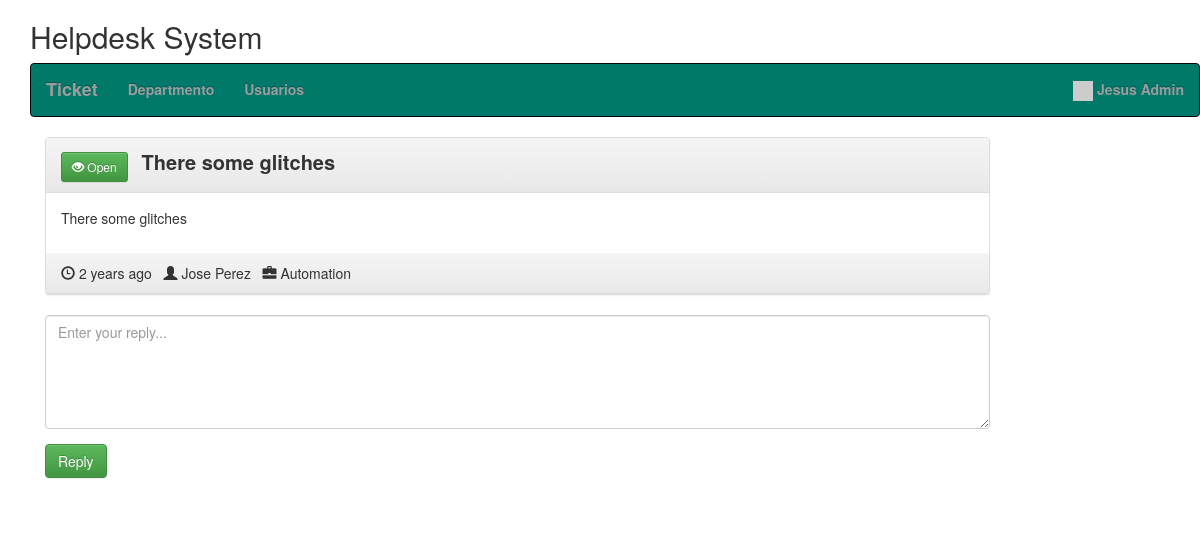
/view_ticket.php?id=617bfc35a93af (signed in), run on the app's committed database.
### tables this page shows
CREATE TABLE `hd_users` (
  `id` int(11) NOT NULL,
  `email` varchar(250) NOT NULL,
  `password` varchar(250) NOT NULL,
  `create_date` datetime NOT NULL DEFAULT current_timestamp(),
  `name` varchar(250) NOT NULL,
  `user_type` enum('admin','user') NOT NULL,
  `status` int(11) NOT NULL
);

CREATE TABLE `hd_tickets` (
  `id` int(11) NOT NULL,
  `uniqid` varchar(20) NOT NULL,
  `user` int(11) NOT NULL,
  `title` varchar(250) NOT NULL,
  `init_msg` text NOT NULL,
  `department` int(11) NOT NULL,
  `date` varchar(250) NOT NULL,
  `last_reply` int(11) NOT NULL,
  `user_read` int(11) NOT NULL,
  `admin_read` int(11) NOT NULL,
  `resolved` int(11) NOT NULL
);

CREATE TABLE `hd_departments` (
  `id` int(11) NOT NULL,
  `name` varchar(250) NOT NULL,
  `status` int(11) NOT NULL DEFAULT 1
);

### class/Database.php (called while the page is built)
<?php
class Database {
    public function dbConnect() {
        static $DBH = null;
        if (is_null($DBH)) {
			$connection = new mysqli(HOST, USER, PASSWORD, DATABASE);
			if($connection->connect_error){
				die("Error failed to connect to MySQL: " . $connection->connect_error);
			} else {
				$DBH = $connection;
			}
        }
        return $DBH;
    }
}

### init.php (called while the page is built, shortened)
<?php
require 'class/Database.php';
require 'class/Users.php';
require 'class/Time.php';
require 'class/Tickets.php';
$users = new Users;
$time = new Time;
$tickets = new Tickets;
?>

### class/Users.php (called while the page is built, shortened)
<?php
class Users extends Database {
	private $userTable = 'hd_users';
	private $dbConnect = false;
	public function __construct(){
        $this->dbConnect = $this->dbConnect();
    }
	public function getUserInfo() {
		if(!empty($_SESSION["userid"])) {
			$sqlQuery = "SELECT * FROM ".$this->userTable."
				WHERE id ='".$_SESSION["userid"]."'";
			$result = mysqli_query($this->dbConnect, $sqlQuery);
			$userDetails = mysqli_fetch_assoc($result);
			return $userDetails;
		}
	}
}

### class/Tickets.php (called while the page is built, shortened)
<?php
class Tickets extends Database {
    private $ticketTable = 'hd_tickets';
	private $dbConnect = false;
	public function __construct(){
        $this->dbConnect = $this->dbConnect();
    }
    public function ticketInfo($id) {
		$sqlQuery = "SELECT t.id, t.uniqid, t.title, t.user, t.init_msg as message, t.date, t.last_reply, t.resolved, u.name as creater, d.name as department
			FROM ".$this->ticketTable." t
			LEFT JOIN hd_users u ON t.user = u.id
			LEFT JOIN hd_departments d ON t.department = d.id
			WHERE t.uniqid = '".$id."'";
		$result = mysqli_query($this->dbConnect, $sqlQuery);
        $tickets = mysqli_fetch_assoc($result);
        return $tickets;
    }
	public function updateTicketReadStatus($ticketId) {
		$updateField = '';
		if(isset($_SESSION["admin"])) {
			$updateField = "admin_read = '1'";
		} else {
			$updateField = "user_read = '1'";
		}
		$updateTicket = "UPDATE ".$this->ticketTable."
			SET $updateField
			WHERE id = '".$ticketId."'";
		mysqli_query($this->dbConnect, $updateTicket);
	}
}

### class/Time.php (called while the page is built, shortened)
<?php
class Time extends Database {
    public function ago($time) {
        $periods = array("second", "minute", "hour", "day", "week", "month", "year", "decade");
        $lengths = array("60","60","24","7","4.35","12","10");
        $now = time();
        $difference = $now - $time;
        for($j = 0; $difference >= $lengths[$j] && $j < count($lengths)-1; $j++) {
            $difference /= $lengths[$j];
        }
        $difference = round($difference);
        if($difference != 1) {
            $periods[$j].= "s";
        }
        return $difference . " " . $periods[$j] . " ago";
    }
}

### view_ticket.php (the view, shortened to what this page needs)
<?php
include 'init.php';
include('inc/header.php');
$ticketDetails = $tickets->ticketInfo($_GET['id']);
$user = $users->getUserInfo();
?>
<link rel="stylesheet" href="css/style.css" />
<?php include('inc/container.php');?>
<div class="container">
	<div class="row home-sections">
	<h2>Helpdesk System</h2>
	<?php include('menus.php'); ?>
	</div>
	<section class="comment-list">
		<article class="row">
			<div class="col-md-10 col-sm-10">
				<div class="panel panel-default arrow left">
					<div class="panel-heading right">
					<?php if($ticketDetails['resolved']) { ?>
					<button type="button" class="btn btn-danger btn-sm">
					  <span class="glyphicon glyphicon-eye-close"></span> Closed
					</button>
					<?php } else { ?>
					<button type="button" class="btn btn-success btn-sm">
					  <span class="glyphicon glyphicon-eye-open"></span> Open
					</button>
					<?php } ?>
					<span class="ticket-title"><?php echo $ticketDetails['title']; ?></span>
					</div>
					<div class="panel-body">
						<div class="comment-post">
						<p>
						<?php echo $ticketDetails['message']; ?>
						</p>
						</div>
					</div>
					<div class="panel-heading right">
						<span class="glyphicon glyphicon-time"></span> <time class="comment-date" datetime="16-12-2014 01:05"><i class="fa fa-clock-o"></i> <?php echo $time->ago($ticketDetails['date']); ?></time>
						&nbsp;&nbsp;<span class="glyphicon glyphicon-user"></span> <?php echo $ticketDetails['creater']; ?>
						&nbsp;&nbsp;<span class="glyphicon glyphicon-briefcase"></span> <?php echo $ticketDetails['department']; ?>
					</div>
				</div>
			</div>
		</article>
		<form method="post" id="ticketReply">
			<article class="row">
				<div class="col-md-10 col-sm-10">
					<div class="form-group">
						<textarea class="form-control" rows="5" id="message" name="message" placeholder="Enter your reply..." required></textarea>
					</div>
			</div>
			</article>
			<article class="row">
				<div class="col-md-10 col-sm-10">
					<div class="form-group">
						<input type="submit" name="reply" id="reply" class="btn btn-success" value="Reply" />
					</div>
				</div>
			</article>
		</form>
	</section>
</div>
<?php include('inc/footer.php');?>

### menus.php (shortened to what this page needs)
<nav class="navbar navbar-inverse" style="background:#00796B;color:#f6f8f9;font-weight:bold;">
	<div class="container-fluid">
		<ul class="nav navbar-nav menus">
			<li id="ticket"><a href="ticket.php" class="navbar-brand">Ticket</a></li>
			<?php if(isset($_SESSION["admin"])) { ?>
				<li id="department"><a href="department.php" >Departmento</a></li>
				<li id="user"><a href="user.php" >Usuarios</a></li>
			<?php } ?>
		</ul>
		<ul class="nav navbar-nav navbar-right">
			<li class="dropdown">
				<a href="#" class="dropdown-toggle" data-toggle="dropdown"><span class="label label-pill label-danger count"></span>
				<img src="//gravatar.com/avatar/<?php echo md5($user['email']); ?>?s=100" width="20px">&nbsp;<?php if(isset($_SESSION["userid"])) { echo $user['name']; } ?></a>
			</li>
		</ul>
	</div>
</nav>

### css/style.css (style rules this page uses)
.ticket-title { font-weight:bold; font-size:20px; margin-left:10px; }

### data on the page
hd_users: name "Jesus Admin"
hd_tickets: title "There some glitches", init_msg "There some glitches", date "2 years ago", hd_users.name "Jose Perez", hd_departments.name "Automation"
